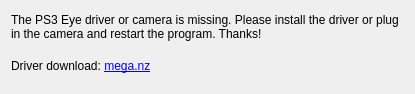
<?xml version="1.0" encoding="UTF-8"?>
<ui version="4.0">
 <class>DriverDialog</class>
 <widget class="QDialog" name="DriverDialog">
  <property name="geometry">
   <rect>
    <x>0</x>
    <y>0</y>
    <width>415</width>
    <height>94</height>
   </rect>
  </property>
  <property name="windowTitle">
   <string>PS3 Eye driver missing</string>
  </property>
  <layout class="QVBoxLayout" name="verticalLayout">
   <item>
    <widget class="QLabel" name="label">
     <property name="text">
      <string>&lt;html&gt;&lt;head/&gt;&lt;body&gt;&lt;p&gt;The PS3 Eye driver or camera is missing. Please install the driver or plug in the camera and restart the program. Thanks!&lt;/p&gt;&lt;/body&gt;&lt;/html&gt;</string>
     </property>
     <property name="wordWrap">
      <bool>true</bool>
     </property>
    </widget>
   </item>
   <item>
    <widget class="QLabel" name="label_2">
     <property name="text">
      <string>&lt;html&gt;&lt;head/&gt;&lt;body&gt;&lt;p&gt;Driver download: &lt;a href=&quot;https://mega.nz/#!QkAjnBwD!-ULu08uFwGK5hl7ugbFZfuAw2hIdFpwVtn-jewThrN8&quot;&gt;&lt;span style=&quot; text-decoration: underline; color:#0000ff;&quot;&gt;mega.nz&lt;/span&gt;&lt;/a&gt;&lt;/p&gt;&lt;/body&gt;&lt;/html&gt;</string>
     </property>
     <property name="openExternalLinks">
      <bool>true</bool>
     </property>
    </widget>
   </item>
  </layout>
 </widget>
 <resources/>
 <connections/>
</ui>
